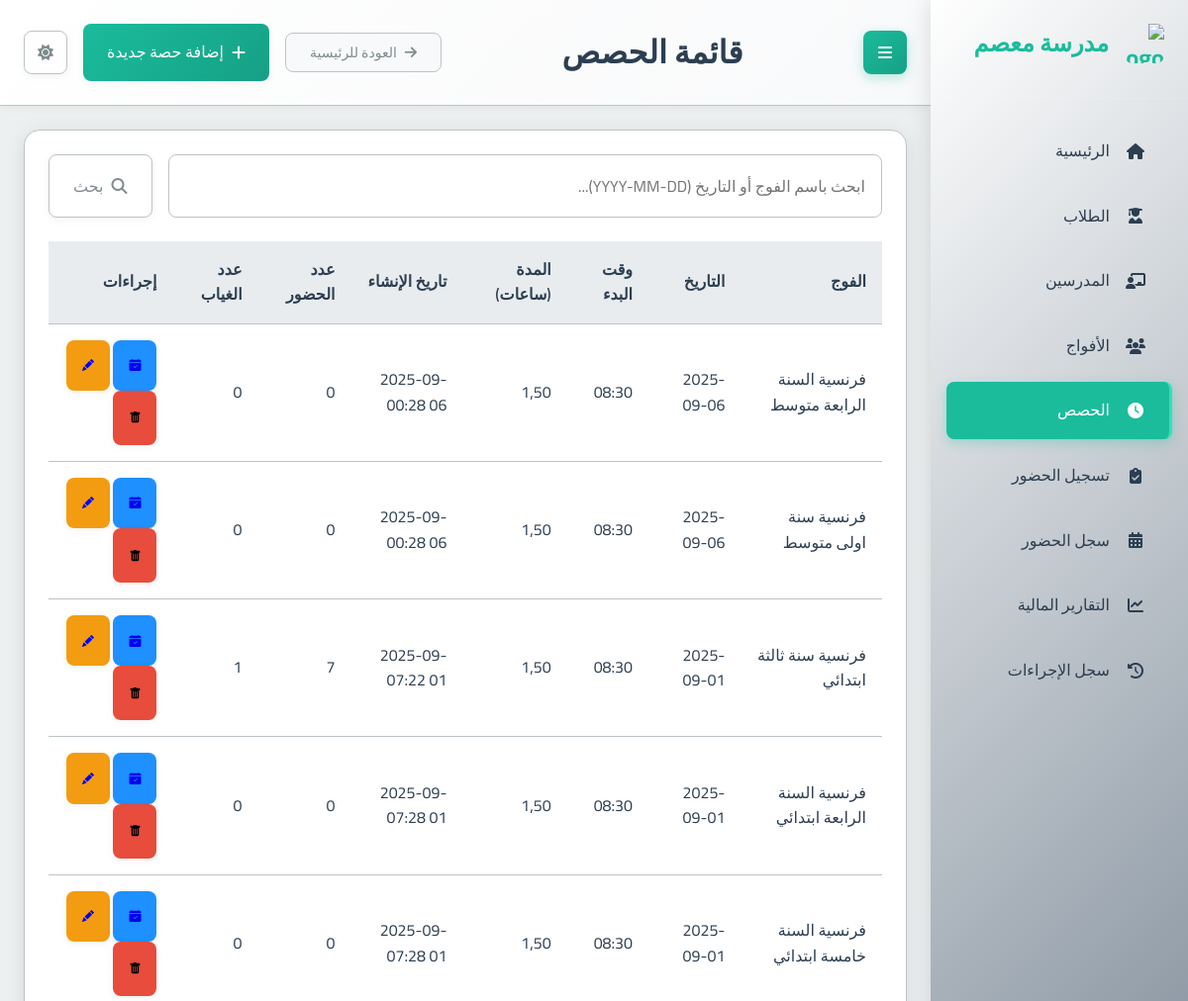
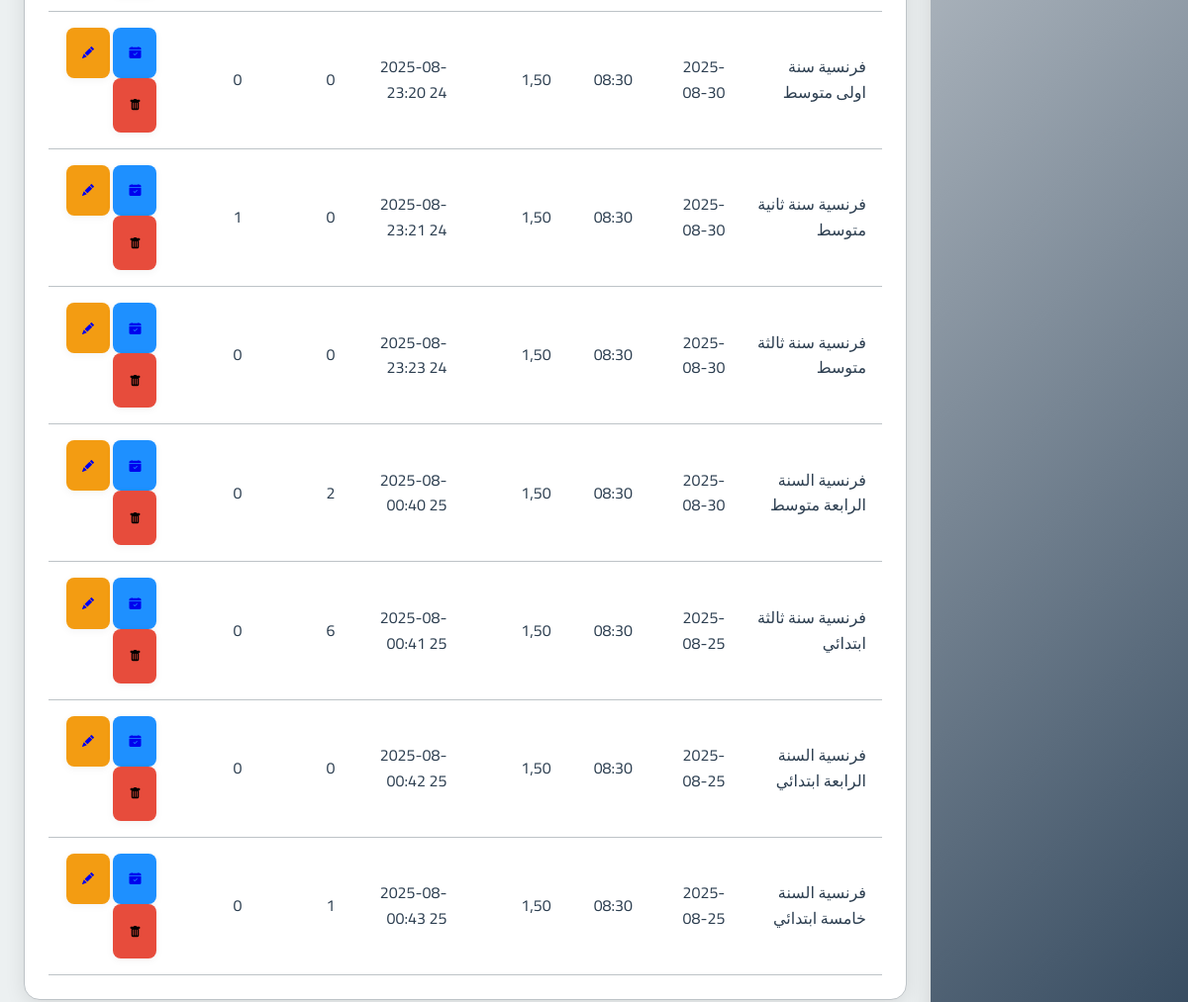
The app's page /sessions/ with its own data (2 pictures, top to bottom).
### school_app/models.py (models this page shows, shortened)
class Session(models.Model):
    group = models.ForeignKey(Group, on_delete=models.CASCADE, related_name='sessions', verbose_name="الفوج")
    date = models.DateField(verbose_name="التاريخ")
    start_time = models.TimeField(verbose_name="وقت البدء")
    duration = models.DecimalField(max_digits=4, decimal_places=2, verbose_name="المدة (ساعات)")
    teacher_attended = models.BooleanField(default=True, verbose_name="حضور المدرس")
    teacher_compensated = models.BooleanField(default=False, verbose_name="تم تعويض المدرس")
    teacher_payment_amount = models.DecimalField(max_digits=10, decimal_places=2, default=Decimal('0.00'), verbose_name="المبلغ المدفوع للمدرس")
    created_at = models.DateTimeField(auto_now_add=True, verbose_name="تاريخ الإنشاء")
    class Meta:
        verbose_name = "حصة"
        verbose_name_plural = "الحصص"
    def present_students_count(self):
        return self.attendance_set.filter(present=True).count()
    def absent_students_count(self):
        return self.attendance_set.filter(present=False).count()

class Group(models.Model):
    name = models.CharField(max_length=100, verbose_name="اسم الفوج")
    subject = models.ForeignKey(Subject, on_delete=models.PROTECT, verbose_name="المادة")
    teacher = models.ForeignKey(Teacher, on_delete=models.CASCADE, verbose_name="المدرس")
    academic_levels = models.ManyToManyField(AcademicLevel, verbose_name="المستويات الدراسية المتوافقة")
    price_per_4_sessions = models.DecimalField(max_digits=10, decimal_places=2, verbose_name="السعر لكل 4 حصص")
    session_day = models.IntegerField(choices=[
        (0, 'الاثنين'),
        (1, 'الثلاثاء'),
        (2, 'الأربعاء'),
        (3, 'الخميس'),
        (4, 'الجمعة'),
        (5, 'السبت'),
        (6, 'الأحد')
    ], verbose_name="يوم الحصة")
    session_start_time = models.TimeField(verbose_name="وقت بداية الحصة")
    session_duration = models.DecimalField(max_digits=4, decimal_places=2, default=1.5, verbose_name="مدة الحصة (ساعات)")
    students = models.ManyToManyField(Student, through='StudentGroup', blank=True, verbose_name="الطلاب المسجلون")
    created_at = models.DateTimeField(auto_now_add=True, verbose_name="تاريخ الإنشاء")
    is_continuous = models.BooleanField(default=False, verbose_name="فوج مستمر (تُنشأ الحصص أسبوعياً تلقائياً)")
    created_sessions_until = models.DateField(null=True, blank=True, verbose_name="تم إنشاء الحصص حتى تاريخ")
    class Meta:
        verbose_name = "فوج"
        verbose_name_plural = "الأفواج"

### school_app/views.py (the view)
# urls.py: path('sessions/', views.session_list, name='session_list'),
def session_list(request):
    query = request.GET.get('q', '').strip()
    sessions_qs = Session.objects.select_related('group')
    if query:
        try:
            datetime.datetime.strptime(query, '%Y-%m-%d')
            sessions_qs = sessions_qs.filter(date=query)
        except ValueError:
            sessions_qs = sessions_qs.filter(group__name__icontains=query)
    sessions = sessions_qs.order_by('-date', '-start_time') # Apply ordering after filtering
    context = {
        'sessions': sessions,
        'page_title': 'قائمة الحصص',
        'search_query': query
    }
    return render(request, 'school_app/session_list.html', context)

### templates/school_app/session_list.html (shortened to what this page needs)
{% extends "base.html" %}
{% block page_title %}{{ page_title|default:"قائمة الحصص" }}{% endblock %}
{% block header_actions %}
  <a href="{% url 'add_session' %}" class="btn btn-primary">
    <i class="fas fa-plus"></i> إضافة حصة جديدة
  </a>
{% endblock %}
{% block content %}
<div class="card">
  <div class="card-body">
    <form method="get" action="{% url 'session_list' %}" class="mb-3">
      <div class="input-group">
        <input type="text" name="q" class="form-control" placeholder="ابحث باسم الفوج أو التاريخ (YYYY-MM-DD)..." value="{{ search_query|default:'' }}">
        <div class="input-group-append">
          <button class="btn btn-outline-secondary" type="submit">
            <i class="fas fa-search"></i> بحث
          </button>
        </div>
      </div>
    </form>
    {% if sessions %}
      <div class="table-container">
        <table class="table table-striped">
          <thead>
            <tr>
              <th>الفوج</th>
              <th>التاريخ</th>
              <th>وقت البدء</th>
              <th>المدة (ساعات)</th>
              <th>تاريخ الإنشاء</th>
              <th>عدد الحضور</th>
              <th>عدد الغياب</th>
              <th>إجراءات</th>
            </tr>
          </thead>
          <tbody>
            {% for session in sessions %}
              <tr>
                <td>{{ session.group.name }}</td>
                <td>{{ session.date|date:"Y-m-d" }}</td>
                <td>{{ session.start_time|time:"H:i" }}</td>
                <td>{{ session.duration }}</td>
                <td>{{ session.created_at|date:"Y-m-d H:i" }}</td>
                <td>{{ session.present_students_count }}</td>
                <td>{{ session.absent_students_count }}</td>
                <td>
                  <a href="{% url 'manage_session_attendance' session.id %}" class="btn btn-sm btn-info" title="إدارة الحضور"> <i class="bi bi-calendar-check-fill"></i><span class="sr-only">إدارة الحضور</span></a>
                  <a href="{% url 'edit_session' session.id %}" class="btn btn-sm btn-warning" title="تعديل"> <i class="bi bi-pencil-fill"></i><span class="sr-only">تعديل</span></a>
                  <form action="{% url 'delete_session' session.id %}" method="post" style="display: inline; margin-left: 5px;" onsubmit="return confirm('هل أنت متأكد أنك تريد حذف هذه الحصة؟ سيتم حذف جميع سجلات الحضور المتعلقة بها أيضاً.');">
                      <button type="submit" class="btn btn-danger btn-sm" title="حذف"><i class="bi bi-trash-fill"></i><span class="sr-only">حذف</span></button>
                  </form>
                </td>
              </tr>
            {% endfor %}
          </tbody>
        </table>
      </div>
    {% else %}
      <p class="text-center text-muted">لا توجد حصص مجدولة حالياً.</p>
      <div class="text-center mt-3">
         <a href="{% url 'add_session' %}" class="btn btn-primary">إضافة حصة جديدة</a>
      </div>
    {% endif %}
  </div>
</div>
{% endblock %}

### static/css/main.css (style rules this page uses)
:root { --primary-color: #2c3e50; --primary-light: #34495e; --primary-darker: #1a252f; --accent-color: #1abc9c; --accent-light: #2fe2b3; --accent-dark: #16a085; --text-color: #2c3e50; --text-secondary: #7f8c8d; --text-on-primary: #ffffff; --text-on-accent: #ffffff; --text-nav: #2c3e50; --background-color: #ecf0f1; --card-background: #ffffff; --input-background: #ffffff; --border-color: #bdc3c7; --input-border-color: #bdc3c7; --success-color: #2ecc71; --warning-color: #f39c12; --error-color: #e74c3c; --info-color: #1E90FF; --table-header-background: #e9ecef; --table-row-hover-background: #f8f9fa; --box-shadow-color: rgba(0, 0, 0, 0.1); --box-shadow-color-hover: rgba(0, 0, 0, 0.15); --box-shadow-soft-color: rgba(0, 0, 0, 0.05); --subtle-background: #f8f9fa; --spacing-xs: 8px; --spacing-sm: 16px; --spacing-md: 24px; --spacing-lg: 32px; --spacing-xl: 48px; --font-family: 'Cairo', sans-serif; --font-size-xs: 12px; --font-size-sm: 14px; --font-size-md: 16px; --font-size-lg: 20px; --font-size-xl: 24px; --font-size-xxl: 32px; --border-radius-sm: 4px; --border-radius-md: 8px; --border-radius-lg: 16px; --transition-fast: 0.2s ease; --transition-normal: 0.3s ease; --transition-slow: 0.5s ease; --sidebar-width: 260px; }
* { margin: 0; padding: 0; box-sizing: border-box; direction: rtl; }
html { direction: rtl; font-size: 16px; }
body { font-family: var(--font-family); background-color: var(--background-color); color: var(--text-color); line-height: 1.6; transition: background-color var(--transition-normal), color var(--transition-normal); overflow-x: hidden; }
.btn-warning { background: var(--warning-color); }
.btn-danger { background: var(--error-color); }
.btn-info { background: var(--info-color); }
.card { background-color: var(--card-background); border-radius: var(--border-radius-lg); box-shadow: 0 4px 20px var(--box-shadow-color); margin-bottom: var(--spacing-md); overflow: hidden; transition: all var(--transition-normal); border: 1px solid var(--border-color); }
.card-body { padding: var(--spacing-md); color: var(--text-color); }
.btn { font-family: var(--font-family); padding: var(--spacing-sm) var(--spacing-md); border: none; border-radius: var(--border-radius-md); cursor: pointer; font-size: var(--font-size-md); font-weight: 500; text-decoration: none; display: inline-flex; align-items: center; gap: var(--spacing-xs); transition: all var(--transition-fast); box-shadow: 0 2px 8px var(--box-shadow-soft-color); }
.btn-primary { background: linear-gradient(135deg, var(--accent-color) 0%, var(--accent-dark) 100%); color: var(--text-on-accent); }
.btn-outline-secondary { background-color: transparent; border: 1px solid var(--border-color); color: var(--text-secondary); }
input, select, textarea { font-family: var(--font-family); width: 100%; padding: var(--spacing-sm); border: 1px solid var(--input-border-color); border-radius: var(--border-radius-md); background-color: var(--input-background); color: var(--text-color); font-size: var(--font-size-md); transition: all var(--transition-fast); }
.btn-sm { font-size: 12px; padding: 1rem; }
.mb-3 { margin-bottom: var(--spacing-md); }
.input-group { display: flex; gap: var(--spacing-sm); }
.table-container { overflow-x: auto; }
table { width: 100%; border-collapse: collapse; }
th, td { padding: var(--spacing-sm); text-align: right; border-bottom: 1px solid var(--border-color); }
th { background-color: var(--table-header-background); font-weight: 600; color: var(--text-color); }

### records on screen
Session: group.name "فرنسية السنة الرابعة متوسط", date "2025-09-06", start_time "08:30", duration "1,50", created_at "2025-09-06 00:28", present_students_count "0", absent_students_count "0"
Session: group.name "فرنسية سنة اولى متوسط", date "2025-09-06", start_time "08:30", duration "1,50", created_at "2025-09-06 00:28", present_students_count "0", absent_students_count "0"
Session: group.name "فرنسية سنة ثالثة ابتدائي", date "2025-09-01", start_time "08:30", duration "1,50", created_at "2025-09-01 07:22", present_students_count "7", absent_students_count "1"
Session: group.name "فرنسية السنة الرابعة ابتدائي", date "2025-09-01", start_time "08:30", duration "1,50", created_at "2025-09-01 07:28", present_students_count "0", absent_students_count "0"
Session: group.name "فرنسية السنة خامسة ابتدائي", date "2025-09-01", start_time "08:30", duration "1,50", created_at "2025-09-01 07:28", present_students_count "0", absent_students_count "0"
Session: group.name "فرنسية سنة اولى متوسط", date "2025-08-30", start_time "08:30", duration "1,50", created_at "2025-08-24 23:20", present_students_count "0", absent_students_count "0"
Session: group.name "فرنسية سنة ثانية متوسط", date "2025-08-30", start_time "08:30", duration "1,50", created_at "2025-08-24 23:21", present_students_count "0", absent_students_count "1"
Session: group.name "فرنسية سنة ثالثة متوسط", date "2025-08-30", start_time "08:30", duration "1,50", created_at "2025-08-24 23:23", present_students_count "0", absent_students_count "0"
Session: group.name "فرنسية السنة الرابعة متوسط", date "2025-08-30", start_time "08:30", duration "1,50", created_at "2025-08-25 00:40", present_students_count "2", absent_students_count "0"
Session: group.name "فرنسية سنة ثالثة ابتدائي", date "2025-08-25", start_time "08:30", duration "1,50", created_at "2025-08-25 00:41", present_students_count "6", absent_students_count "0"
Session: group.name "فرنسية السنة الرابعة ابتدائي", date "2025-08-25", start_time "08:30", duration "1,50", created_at "2025-08-25 00:42", present_students_count "0", absent_students_count "0"
Session: group.name "فرنسية السنة خامسة ابتدائي", date "2025-08-25", start_time "08:30", duration "1,50", created_at "2025-08-25 00:43", present_students_count "1", absent_students_count "0"

### other values on screen
{{ page_title|default:"قائمة الحصص" }} "قائمة الحصص"
